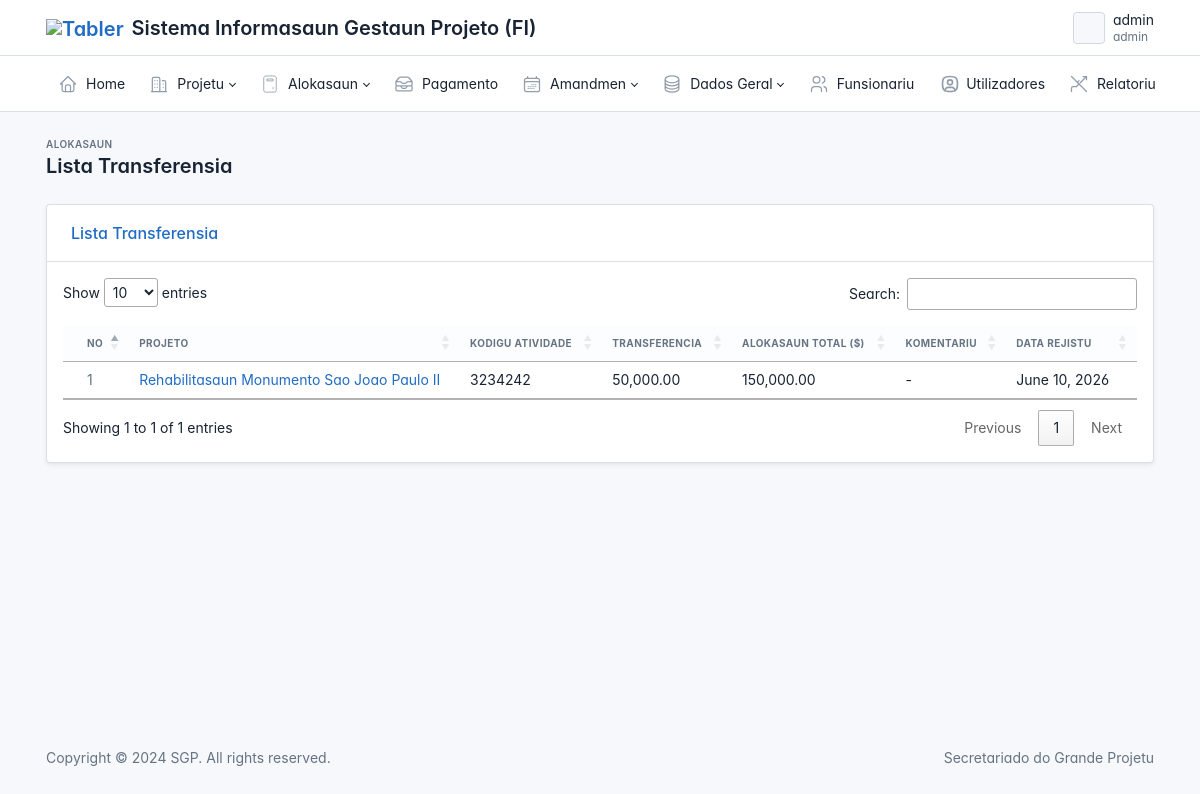
Before: /allocation-transferencia/trans-lists/ (signed in) with the older database file.
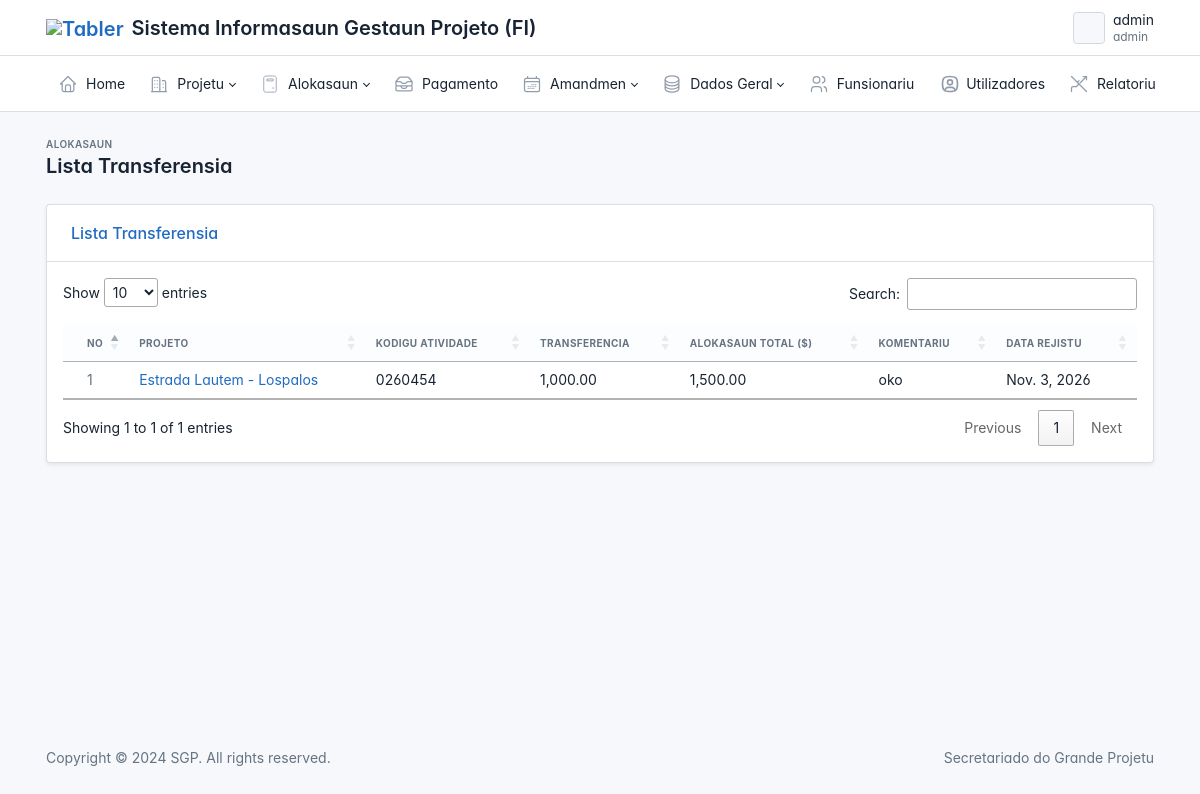
After: the same page with the newer database file.
### allocation/models.py (models this page shows, shortened)
class Transferencia(models.Model):
    project = models.ForeignKey(Project, on_delete=models.CASCADE, null=True, blank=True, related_name="transferencia_project")
    allocation = models.ForeignKey(Allocation, on_delete=models.CASCADE, null=True, blank=True, related_name="transferencia_allocation")
    date = models.DateField(null=True, blank=True)
    transferencia = models.DecimalField(max_digits=11, decimal_places=2, null=True, blank=True, verbose_name="Montante Transferencia")
    allocation_total = models.DecimalField(max_digits=11, decimal_places=2, null=True, blank=True, verbose_name="Montante Alokasaun Total")
    comments = models.TextField(null=True, blank=True)
    is_lock = models.BooleanField(default=False, null=True, blank=True)
    is_active = models.BooleanField(default=False, null=True, blank=True)
    user = models.ForeignKey(User, on_delete=models.CASCADE, null=True, blank=True)
    uuid = models.UUIDField(default=uuid.uuid4, editable=False, unique=True, null=True, blank=True)

class Allocation(models.Model):
    project = models.ForeignKey(Project, on_delete=models.CASCADE, null=True, blank=True, related_name="project_allocation")
    activity_code = models.CharField(max_length=50, null=True, blank=True, verbose_name="Kodigo Atividade")
    year = models.ForeignKey(Ano, on_delete=models.CASCADE, null=True, blank=True, related_name="project_allocation_year")
    allocation_original = models.DecimalField(max_digits=11, decimal_places=2, null=True, blank=True, verbose_name="Montante Alokasaun")
    allocation_total = models.DecimalField(max_digits=11, decimal_places=2, null=True, blank=True, verbose_name="Montante Alokasaun Total")
    execution_amount = models.DecimalField(max_digits=11, decimal_places=2, null=True, blank=True, verbose_name="Montante Ezekusaun")
    execution_percent = models.DecimalField(max_digits=5, decimal_places=2, null=True, blank=True, verbose_name="Taxa Ezekusaun (%)")
    contract_balance = models.DecimalField(max_digits=11, decimal_places=2, null=True, blank=True, verbose_name="Balansu Alokasaun")
    balance_percent = models.DecimalField(max_digits=5, decimal_places=2, null=True, blank=True, verbose_name="Balansu Ezekusaun (%)")
    datetime = models.DateTimeField(auto_now_add=True, null=True, blank=True)
    is_lock = models.BooleanField(default=False, null=True, blank=True)
    is_active = models.BooleanField(default=False, null=True, blank=True)
    user = models.ForeignKey(User, on_delete=models.CASCADE, null=True, blank=True)
    uuid = models.UUIDField(default=uuid.uuid4, editable=False, unique=True, null=True, blank=True)

### project/models.py (models this page shows, shortened)
class Project(models.Model):
    name = models.CharField(max_length=500, verbose_name="Projeto")
    activity_code = models.CharField(max_length=50, null=True, blank=True, verbose_name="Kodigo Atividade")
    program = models.ForeignKey(Program, on_delete=models.CASCADE, null=True, blank=True, verbose_name="Programa", related_name="project_program")
    sub_program = models.ForeignKey(SubProgram, on_delete=models.CASCADE, null=True, blank=True, verbose_name="Sub Programa", related_name="project_sub_program")
    owner = models.ForeignKey(Owner, on_delete=models.CASCADE, null=True, blank=True, related_name="project_owner")
    fund = models.ForeignKey(Fund, on_delete=models.CASCADE, null=True, blank=True, verbose_name="Fontes Orsamento", related_name="project_fund")
    type = models.ForeignKey(Type, on_delete=models.CASCADE, null=True, blank=True, verbose_name="Tipo Projeto", related_name='project_type')
    year = models.ForeignKey(Ano, on_delete=models.CASCADE, null=True, blank=True, verbose_name="Tinan Plano Projeto", related_name='project_year')
    owner_estimation = models.DecimalField(max_digits=11, decimal_places=2, blank=True, null=True)
    is_active = models.BooleanField(default=False, null=True, blank=True)
    datetime = models.DateTimeField(auto_now_add=True, null=True, blank=True)
    user = models.ForeignKey(User, on_delete=models.CASCADE, null=True,  blank=True, related_name="project_user")
    uuid = models.UUIDField(default=uuid.uuid4, editable=False, unique=True, null=True, blank=True)
    class Meta:
        verbose_name = "Projeto"
        verbose_name_plural = "Lista Projeto"

### main/decorators.py (the view)
        def wrapper_func(request, *args, **kwargs):
            group = None
            if request.user.groups.all()[0].name:
                group = request.user.groups.all()[0].name
            if group in allow_roles:
                return view_func(request, *args, **kwargs)
            else:
                return render(request, 'layout/403.html')

### allocation/views.py (called while the page is built)
@login_required
@allow_user(allow_roles=['admin', 'finance', 'diretor'])
def TransferenciaLists(request):
    group = request.user.groups.all()[0].name
    latest_allocation = Transferencia.objects.filter(
        project_id=OuterRef('project_id')
    ).order_by('-id').values('id')[:1]
    data = Transferencia.objects.filter(id=Subquery(latest_allocation))
    conteudo = {
        "title" : "Lista Transferensia",
        'data' : data,
        'group': group
    }
    return render(request, 'transfer/list.html', conteudo)

### main/context_processors.py (called while the page is built)
def user_group(request):
    group_name = None
    if request.user.is_authenticated and request.user.groups.exists():
        group_name = request.user.groups.first().name
    return {
        'user_group': group_name
    }

### allocation/templates/transfer/list.html (shortened to what this page needs)
{% extends 'layout/base.html' %}
{% load humanize %}
{% block content %}
{% load static %}
<div class="page-wrapper">
    <div class="page-header d-print-none">
        <div class="container-xl">
            <div class="row g-2 align-items-center">
                <div class="col">
                    <div class="page-pretitle">Alokasaun</div>
                    <h2 class="page-title">{{ title }}</h2>
                </div>
            </div>
        </div>
    </div>
    <div class="page-body">
        <div class="container-xl">
            <div class="card shadow-sm">
                <div class="card-header justify-content-between align-items-center bg-transparent">
                    <h3 class="card-title text-primary font-weight-bold">{{title}}</h3>
                </div>
                <div class="card-body p-0">
                    <div id="table-default" class="table-responsive p-3">
                        <table id="myTable" class="table table-vcenter table-hover card-table">
                            <thead>
                                <tr>
                                    <th class="w-1">No</th>
                                    <th>Projeto</th>
                                    <th>Kodigu Atividade</th>
                                    <th>Transferencia</th>
                                    <th>Alokasaun Total ($)</th>
                                    <th>Komentariu</th>
                                    <th>Data Rejistu</th>
                                </tr>
                            </thead>
                            <tbody class="table-tbody">
                                {% for data in data %}
                                <tr>
                                    <td class="text-muted">{{ forloop.counter }}</td>
                                    <td class="font-weight-medium text-dark">
                                        <a href="{% url 'proj-detail' data.project.uuid %}#alokasaun-transferencia">{{ data.project.name }}</a>
                                    </td>
                                    <td>{{data.allocation.activity_code|default:"-"}}</td>
                                    <td>{{data.transferencia|default:"-"|intcomma}}</td>
                                    <td>{{data.allocation_total|default:"-"|intcomma}}</td>
                                    <td>{{data.comments|default:"-"|intcomma}}</td>
                                    <td>{{data.date|default:"-"}}</td>
                                </tr>
                                {% endfor %}
                            </tbody>
                        </table>
                    </div>
                </div>
            </div>
        </div>
    </div>
</div>
{% endblock content %}
{% block script %}
<link rel="stylesheet" href="https://cdn.datatables.net/1.13.7/css/jquery.dataTables.min.css">
<link rel="stylesheet" href="https://cdn.datatables.net/buttons/2.4.2/css/buttons.dataTables.min.css">
<link rel="stylesheet" href="https://cdn.datatables.net/searchbuilder/1.6.0/css/searchBuilder.dataTables.min.css">
{% endblock script %}

Changed rows visible on the page:
removed Transferencia: project.name "Rehabilitasaun Monumento Sao Joao Paulo II", allocation.activity_code "3234242", transferencia "50,000.00", allocation_total "150,000.00", comments "-", date "June 10, 2026"
added Transferencia: project.name "Estrada Lautem - Lospalos", allocation.activity_code "0260454", transferencia "1,000.00", allocation_total "1,500.00", comments "oko", date "Nov. 3, 2026"
